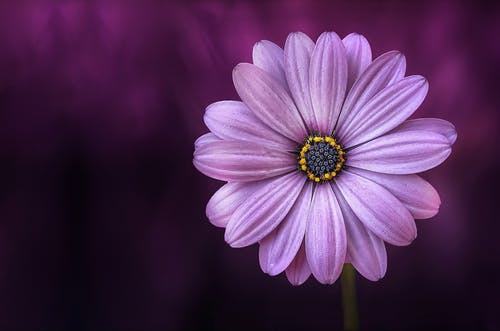
#> input picture image/flower.jpg, 500 x 331 px, found by its file name
$ jupyter execute splitting_and_merging.ipynb
#> lines starting #> are read from the running program, lines starting #| are printed output that depends on the picture
## **In this code, we are going to explore how to splitting and merging channel an image.**

First we need to mount our code with google drive.

[cell 1]
# To mount code with google drive
from google.colab import drive
drive.mount('/content/drive')

Import all the package that we will use for the code.

[cell 2]
# Import the necessary packages
import numpy as np
import argparse
import cv2
from google.colab.patches import cv2_imshow

Set the path for the image that we will use for testing the code.

When you mount the code, folder **"drive"** will appear on the left screen when you click the **"file"** symbol. Then you just need to find the image in your drive and right click on that image.

A pop up will show some list then just click **"copy path"**. After that you just need to paste the path here.

[cell 3]
# Construct the argument parser and parse the arguments
args = {
	"image": '/content/drive/My Drive/Colab Notebooks/Image-Processing/corona.png',
	"image2": '/content/drive/My Drive/Colab Notebooks/Image-Processing/flower.jpg'
}

Now that we have the path to the image, we can load it off the disk using the cv2.imread function on Line 5. The cv2.imread function returns a NumPy array representing the image.

Then, splitting the channels using a call cv2.split on Line 6.

Normally, we think of images in the RGB color space – the red pixel ﬁrst, the green pixel second, and the blue pixel third. However, OpenCV stores RGB images as NumPy arrays in reverse channel order. Instead of storing an image in RGB order, it instead stores the image in BGR order; thus we unpack the tuple in reverse order. Lines 9-12 show each channel individually.

[cell 4]
# Load the image and grab each channel: Red, Green, and Blue
# NOTE: OpenCV stores an image as NumPy array with its
# channels in reverse order! When we call cv2.split, we are
# actually getting the channels as Blue, Green, Red!
# Task 2
# Load the image here :
image = cv2.imread(args["image2"])
#> image is the input picture: shape (331, 500, 3); mean B, G, R 84.9, 46.4, 81.3

image = (B, G, R) = cv2.split(image)
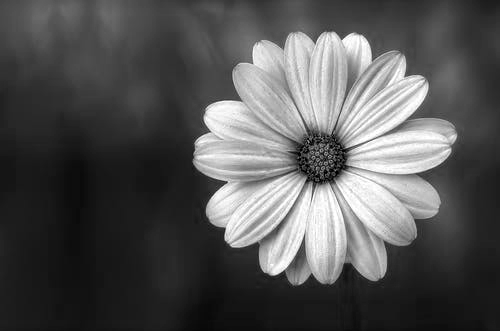
#> B: shape (331, 500); min 0, max 255, mean 84.9
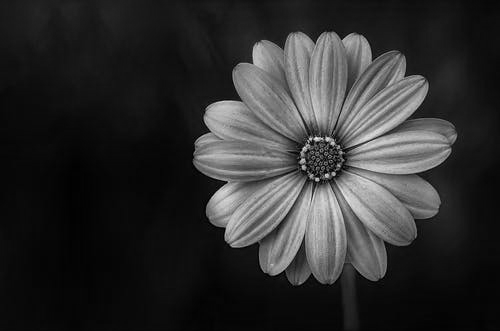
#> G: shape (331, 500); min 0, max 239, mean 46.4
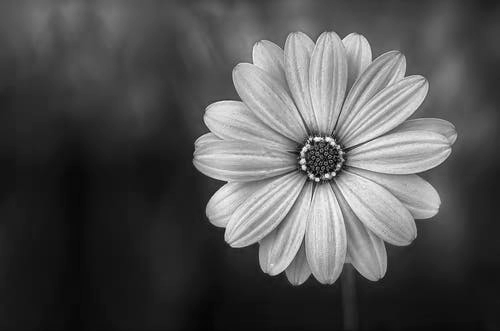
#> R: shape (331, 500); min 0, max 255, mean 81.3
# Task 3
# Show each channel individually :
cv2_imshow(R)
cv2_imshow(G)
cv2_imshow(B)

We can also merge the channels back together again using the cv2.merge function. We simply specify our channels, again in BGR order, and then cv2.merge takes care of the rest for us (Line 2).

[cell 5]
# Task 4
# Merge the image back together again using opencv function and show the image
merged = cv2.merge((B, G, R))
cv2_imshow(merged)

On Line 2 we construct a NumPy array of zeros, with the same width and height as our original image. Then, in order to construct the Red channel representation of the image, we make a call to cv2.merge, but specifying our zeros array for the Green and Blue channels. We take similar approaches to the other channels in Line 4 and 5.

[cell 6]
# Now, let's visualize each channel in color
image = cv2.imread(args["image2"])
zeros = np.zeros(image.shape[:2], dtype = "uint8")
cv2_imshow(cv2.merge([zeros, zeros, R]))
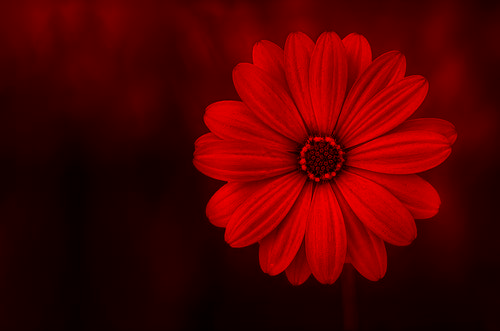
#> shown: shape (331, 500, 3); mean B, G, R 0, 0, 81.3
cv2_imshow(cv2.merge([zeros, G, zeros]))
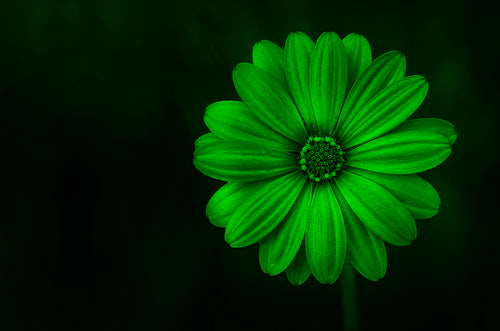
#> shown: shape (331, 500, 3); mean B, G, R 0, 46.4, 0
cv2_imshow(cv2.merge([B, zeros, zeros]))
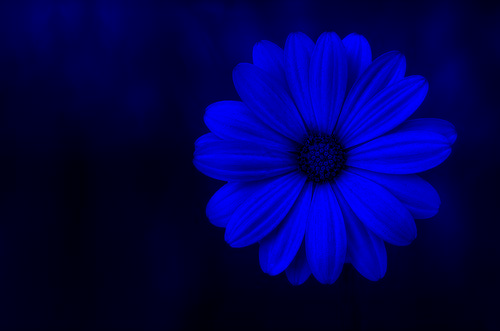
#> shown: shape (331, 500, 3); mean B, G, R 84.9, 0, 0

$ run again, with image/test_image_2.png saved as image/flower.jpg
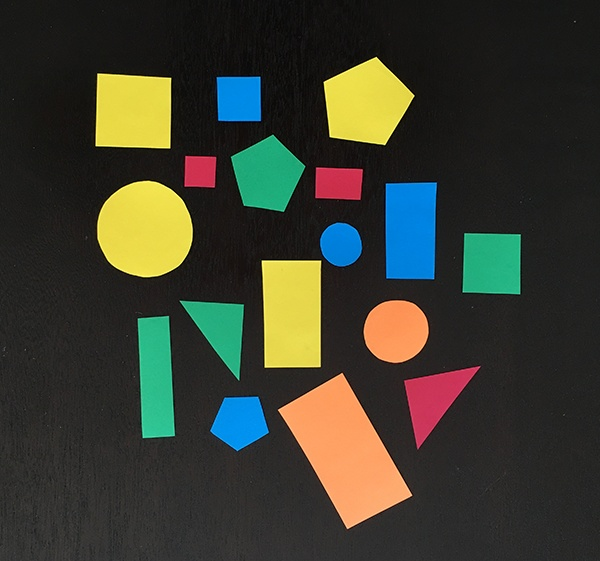
#> input picture image/test_image_2.png, 600 x 561 px, found by its file name
#> image is the input picture: shape (561, 600, 3); mean B, G, R 47.3, 60.1, 58.3
#> `cv2_imshow(cv2.merge([zeros, G, zeros]))`:
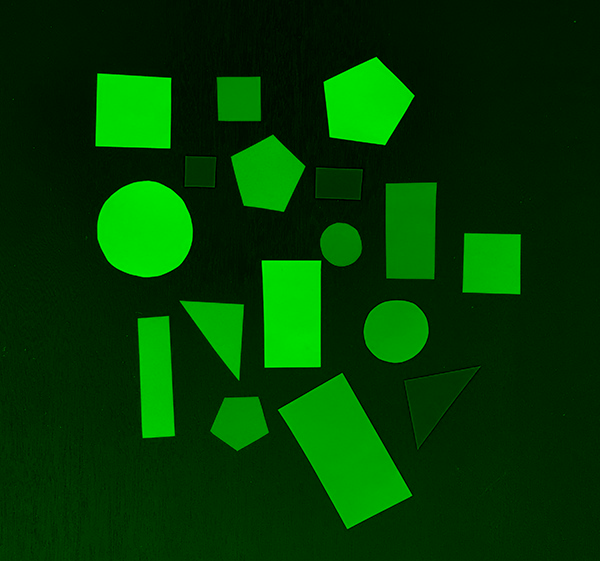
#> shown: shape (561, 600, 3); mean B, G, R 0, 60.1, 0
#> `cv2_imshow(cv2.merge([B, zeros, zeros]))`:
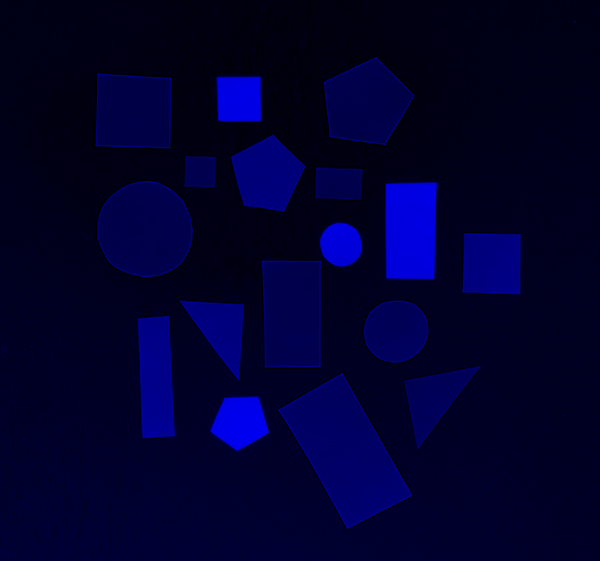
#> shown: shape (561, 600, 3); mean B, G, R 47.3, 0, 0
